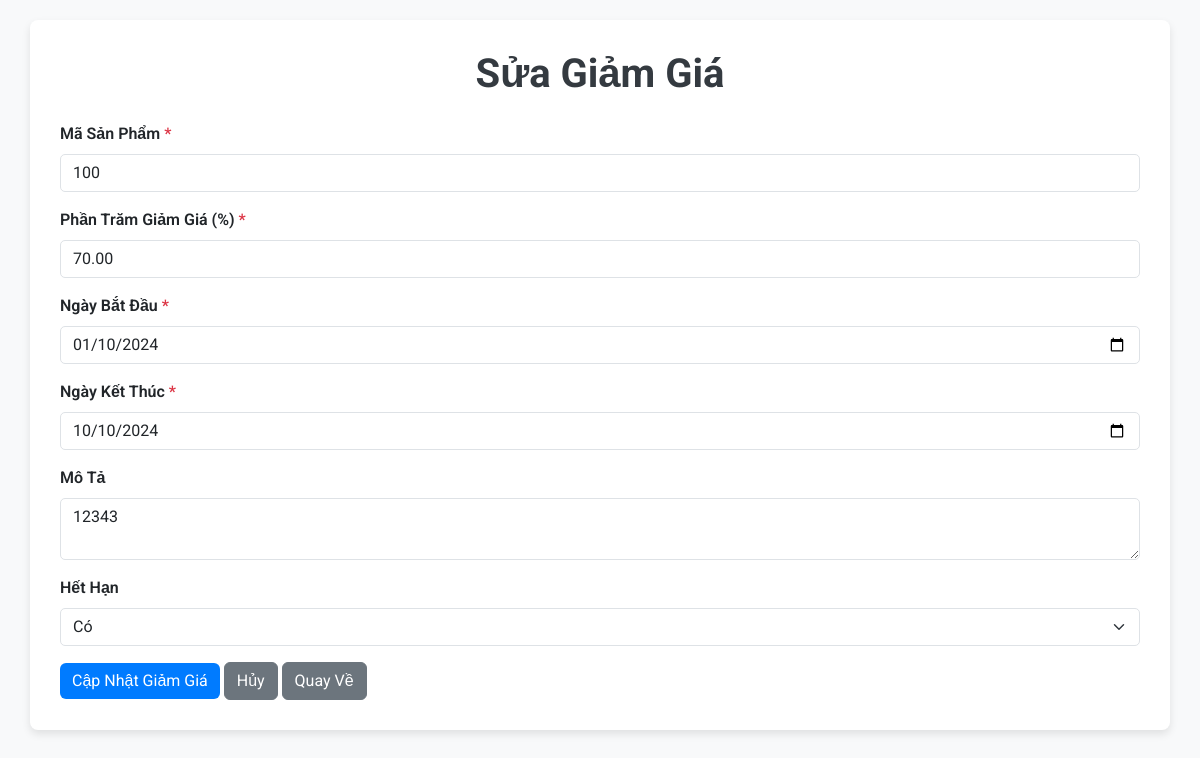
The page /Admin/Pages/form_sale.php?datakey=1 on the database its author committed.
### tables this page shows
CREATE TABLE `sale` (
  `sale_id` int(11) NOT NULL,
  `product_id` int(11) NOT NULL,
  `discount_percent` decimal(5,2) NOT NULL,
  `start_date` date NOT NULL,
  `end_date` date NOT NULL,
  `sale_description` varchar(255) DEFAULT NULL,
  `is_expired` tinyint(1) NOT NULL DEFAULT 0
);

### Admin/Pages/form_sale.php (the view, shortened to what this page needs)
<!DOCTYPE html>
<html lang="en">
<head>
    <link href="https://cdn.jsdelivr.net/npm/bootstrap@5.3.1/dist/css/bootstrap.min.css" rel="stylesheet">
</head>
<body>
    <?php
      include('../../connect_SQL/connect.php');
      if (isset($_GET['datakey'])) {
          $sale_id = $_GET['datakey'];
          $sql = "SELECT * FROM sale WHERE sale_id = ?";
          $stmt = $connect->prepare($sql);
          $stmt->bind_param("i", $sale_id);
          $stmt->execute();
          $result = $stmt->get_result();
          $sale = $result->fetch_assoc();
      } else {
          echo "<div class='alert alert-danger'>Không có mã giảm giá nào được cung cấp.</div>";
          exit;
      }
    ?>
    <div class="container">
        <h1 class="text-center mb-4">Sửa Giảm Giá</h1>
        <form action="../Includes/BE/edit_sale.php" method="POST">
            <div class="mb-3">
                <label for="product_id" class="form-label">Mã Sản Phẩm <span class="text-danger">*</span></label>
                <input type="text" name="product_id" class="form-control" value="<?php echo htmlspecialchars($sale['product_id']); ?>" required>
            </div>
            <div class="mb-3">
                <label for="discount_percent" class="form-label">Phần Trăm Giảm Giá (%) <span class="text-danger">*</span></label>
                <input type="number" name="discount_percent" class="form-control" value="<?php echo htmlspecialchars($sale['discount_percent']); ?>" required min="0" max="100">
            </div>
            <div class="mb-3">
                <label for="start_date" class="form-label">Ngày Bắt Đầu <span class="text-danger">*</span></label>
                <input type="date" name="start_date" class="form-control" value="<?php echo htmlspecialchars($sale['start_date']); ?>" required>
            </div>
            <div class="mb-3">
                <label for="end_date" class="form-label">Ngày Kết Thúc <span class="text-danger">*</span></label>
                <input type="date" name="end_date" class="form-control" value="<?php echo htmlspecialchars($sale['end_date']); ?>" required>
            </div>
            <div class="mb-3">
                <label for="sale_description" class="form-label">Mô Tả</label>
                <textarea name="sale_description" class="form-control"><?php echo htmlspecialchars($sale['sale_description']); ?></textarea>
            </div>
            <div class="mb-3">
                <label for="is_expired" class="form-label">Hết Hạn</label>
                <select name="is_expired" class="form-select">
                    <option value="1" <?php echo $sale['is_expired'] ? 'selected' : ''; ?>>Có</option>
                </select>
            </div>
            <button type="submit" class="btn btn-primary">Cập Nhật Giảm Giá</button>
            <a href="your_redirect_page.php" class="btn btn-secondary">Hủy</a>
            <a href="../Pages/list_user.php" class="btn btn-secondary">Quay Về</a>
        </form>
    </div>
</body>
</html>

### Admin/Pages/form_sale.php (style rules this page uses)
body { font-family: 'Roboto', sans-serif; background-color: #f8f9fa; padding: 20px; }
.container { background-color: #ffffff; border-radius: 8px; box-shadow: 0 4px 8px rgba(0, 0, 0, 0.1); padding: 30px; }
h1 { font-weight: 700; margin-bottom: 20px; color: #343a40; }
.btn-primary { background-color: #007bff; border: none; }
.form-label { font-weight: 600; }
.form-control, .form-select { border-radius: 5px; }

### rows shown on the page
sale: product_id "100", discount_percent "70.00", start_date "01/10/2024", end_date "10/10/2024", sale_description "12343", is_expired "Có"
